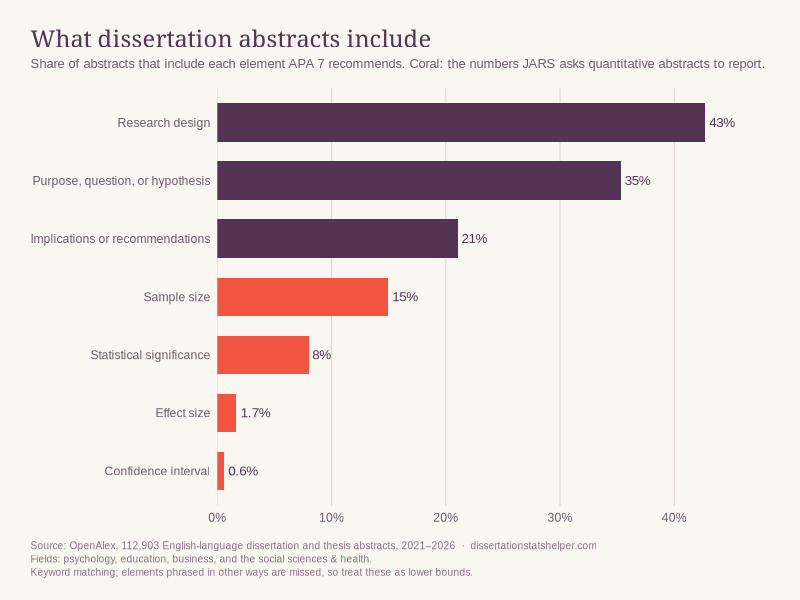
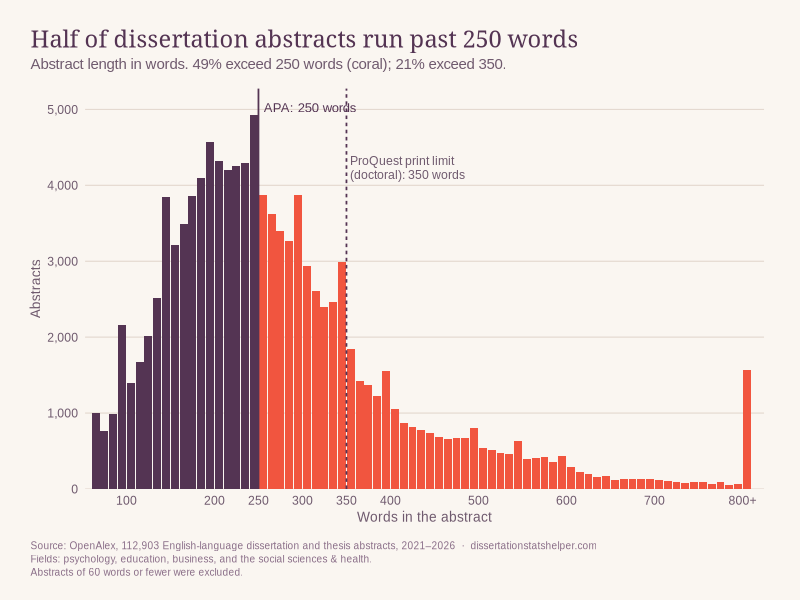
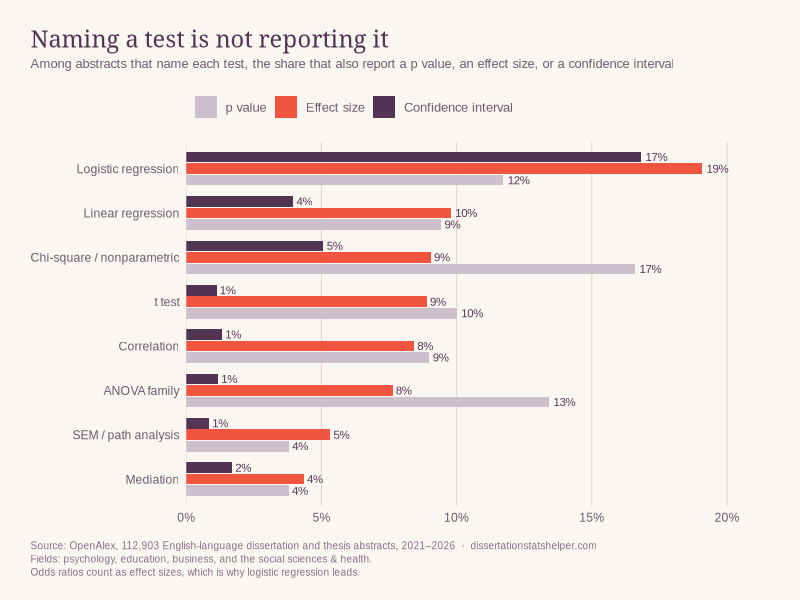

R code for these plots, in order:
# Charts for the DSH post "How to write a dissertation abstract (APA 7)".
#   Rscript make_abstract_charts.R      (after python abstract_elements.py)
suppressPackageStartupMessages({library(ggplot2); library(dplyr); library(readr); library(forcats); library(scales)})
here <- normalizePath(".")
site <- file.path(here, "..", "..", "..", "Dissertation Stats Helper", "standalone", "dist", "images", "blog", "abstract-guide")
out <- normalizePath(Sys.getenv("DSH_CHART_DIR", if (dir.exists(dirname(site))) site else file.path(here, "charts", "abstract-guide")), mustWork = FALSE)
dir.create(out, recursive = TRUE, showWarnings = FALSE)
plum <- "#543453"; coral <- "#F1553F"; cream <- "#FAF6F1"; mauve <- "#8A6E88"; rule <- "#E4D9D0"; deep <- "#6F5A6E"; pale <- "#CDBFCB"

el <- read_csv("abstract_guide/elements.csv", show_col_types = FALSE)
bins <- read_csv("abstract_guide/length_bins.csv", show_col_types = FALSE)
total <- el %>% filter(element == "Effect size") %>% summarise(n = sum(abstracts)) %>% pull(n)
source_line <- sprintf("Source: OpenAlex, %s English-language dissertation and thesis abstracts, 2021–2026  ·  dissertationstatshelper.com
Fields: psychology, education, business, and the social sciences & health.", comma(total))

theme_dsh <- function(base = 11) {
  theme_minimal(base_size = base, base_family = "Arial") +
    theme(plot.background = element_rect(fill = cream, colour = NA), panel.background = element_rect(fill = cream, colour = NA),
          text = element_text(colour = plum), axis.text = element_text(colour = deep), axis.title = element_text(colour = deep, size = rel(.9)),
          plot.title = element_text(family = "Georgia", size = rel(1.55), colour = plum, margin = margin(b = 4)),
          plot.subtitle = element_text(colour = deep, size = rel(.98), margin = margin(b = 12), lineheight = 1.15),
          plot.caption = element_text(colour = mauve, size = rel(.66), hjust = 0, margin = margin(t = 12), lineheight = 1.1), plot.caption.position = "plot",
          plot.title.position = "plot", panel.grid.major.y = element_blank(), panel.grid.minor = element_blank(),
          panel.grid.major.x = element_line(colour = rule, linewidth = .4), legend.position = "none", plot.margin = margin(22, 26, 16, 22))
}
save <- function(p, name, h) ggsave(file.path(out, name), p, device = ragg::agg_png, width = 1600, height = h, units = "px", dpi = 200, bg = cream)

# 1. How often abstracts include each element APA asks for (all four fields pooled).
d <- el %>% filter(element != "Sample size and effect size") %>% group_by(element) %>% summarise(share = sum(x) / sum(abstracts), .groups = "drop") %>%
  mutate(stat = element %in% c("Sample size", "Effect size", "Confidence interval", "Statistical significance"), element = fct_reorder(element, share))
p <- ggplot(d, aes(x = share, y = element)) +
  geom_col(aes(fill = stat), width = .66) +
  geom_text(aes(label = percent(share, if_else(share < .02, .1, 1))), hjust = -.15, size = 3.4, colour = plum, family = "Arial") +
  scale_fill_manual(values = c(`TRUE` = coral, `FALSE` = plum)) +
  scale_x_continuous(labels = percent_format(1), expand = expansion(mult = c(0, .12))) +
  labs(title = "What dissertation abstracts include",
       subtitle = "Share of abstracts that include each element APA 7 recommends. Coral: the numbers JARS asks quantitative abstracts to report.",
       x = NULL, y = NULL, caption = paste0(source_line, "\nKeyword matching; elements phrased in other ways are missed, so treat these as lower bounds.")) +
  theme_dsh() + theme(plot.subtitle = element_text(size = 9.3))
save(p, "abstract-elements.png", 900)

# 2. How long abstracts are (all four fields pooled), against APA's 250 words and ProQuest's 350-word print limit.
h <- bins %>% group_by(bin_low) %>% summarise(n = sum(n), .groups = "drop") %>% mutate(over = bin_low >= 250)
over250 <- sum(h$n[h$bin_low >= 250]) / sum(h$n); over350 <- sum(h$n[h$bin_low >= 350]) / sum(h$n)
p <- ggplot(h, aes(x = bin_low + 5, y = n, fill = over)) +
  geom_col(width = 9) +
  geom_vline(xintercept = c(250, 350), colour = plum, linewidth = .6, linetype = c("solid", "22")) +
  annotate("text", x = 256, y = max(h$n) * 1.02, label = "APA: 250 words", hjust = 0, size = 3.3, colour = plum, family = "Arial") +
  annotate("text", x = 354, y = max(h$n) * .86, label = "ProQuest print limit\n(doctoral): 350 words", hjust = 0, size = 3.1, colour = deep, family = "Arial", lineheight = .95) +
  scale_fill_manual(values = c(`TRUE` = coral, `FALSE` = plum)) +
  scale_x_continuous(breaks = c(100, 200, 250, 300, 350, 400, 500, 600, 700, 800), labels = c("100", "200", "250", "300", "350", "400", "500", "600", "700", "800+"),
                     expand = expansion(mult = c(.01, .02))) +
  scale_y_continuous(labels = comma, expand = expansion(mult = c(0, .05))) +
  labs(title = "Half of dissertation abstracts run past 250 words",
       subtitle = sprintf("Abstract length in words. %s exceed 250 words (coral); %s exceed 350.", percent(over250, 1), percent(over350, 1)),
       x = "Words in the abstract", y = "Abstracts", caption = paste0(source_line, "\nAbstracts of 60 words or fewer were excluded.")) +
  theme_dsh() + theme(panel.grid.major.y = element_line(colour = rule, linewidth = .4), panel.grid.major.x = element_blank())
save(p, "abstract-length.png", 950)
cat("charts written to", out, "\n")

# 3. For the Results-chapter guide: among abstracts that name a test, how often they report its numbers.
rr <- read_csv("abstract_guide/results_reporting.csv", show_col_types = FALSE) %>%
  mutate(reported = factor(reported, levels = c("p value", "Effect size", "Confidence interval")),
         test = fct_reorder(test, share * (reported == "Effect size"), .fun = sum))
p <- ggplot(rr, aes(x = share, y = test, fill = reported)) +
  geom_col(position = position_dodge(width = .78), width = .72) +
  geom_text(aes(label = percent(share, 1)), position = position_dodge(width = .78), hjust = -.2, size = 2.9, colour = plum, family = "Arial") +
  scale_fill_manual(values = c("p value" = pale, "Effect size" = coral, "Confidence interval" = plum), breaks = c("p value", "Effect size", "Confidence interval")) +
  scale_x_continuous(labels = percent_format(1), expand = expansion(mult = c(0, .12))) +
  labs(title = "Naming a test is not reporting it",
       subtitle = "Among abstracts that name each test, the share that also report a p value, an effect size, or a confidence interval",
       x = NULL, y = NULL, fill = NULL, caption = paste0(source_line, "\nOdds ratios count as effect sizes, which is why logistic regression leads.")) +
  theme_dsh() + theme(legend.position = "top", legend.justification = "left", legend.text = element_text(colour = deep, size = rel(.85)), plot.subtitle = element_text(size = 9.3))
save(p, "results-reporting.png", 1150)
cat("results chart written\n")
